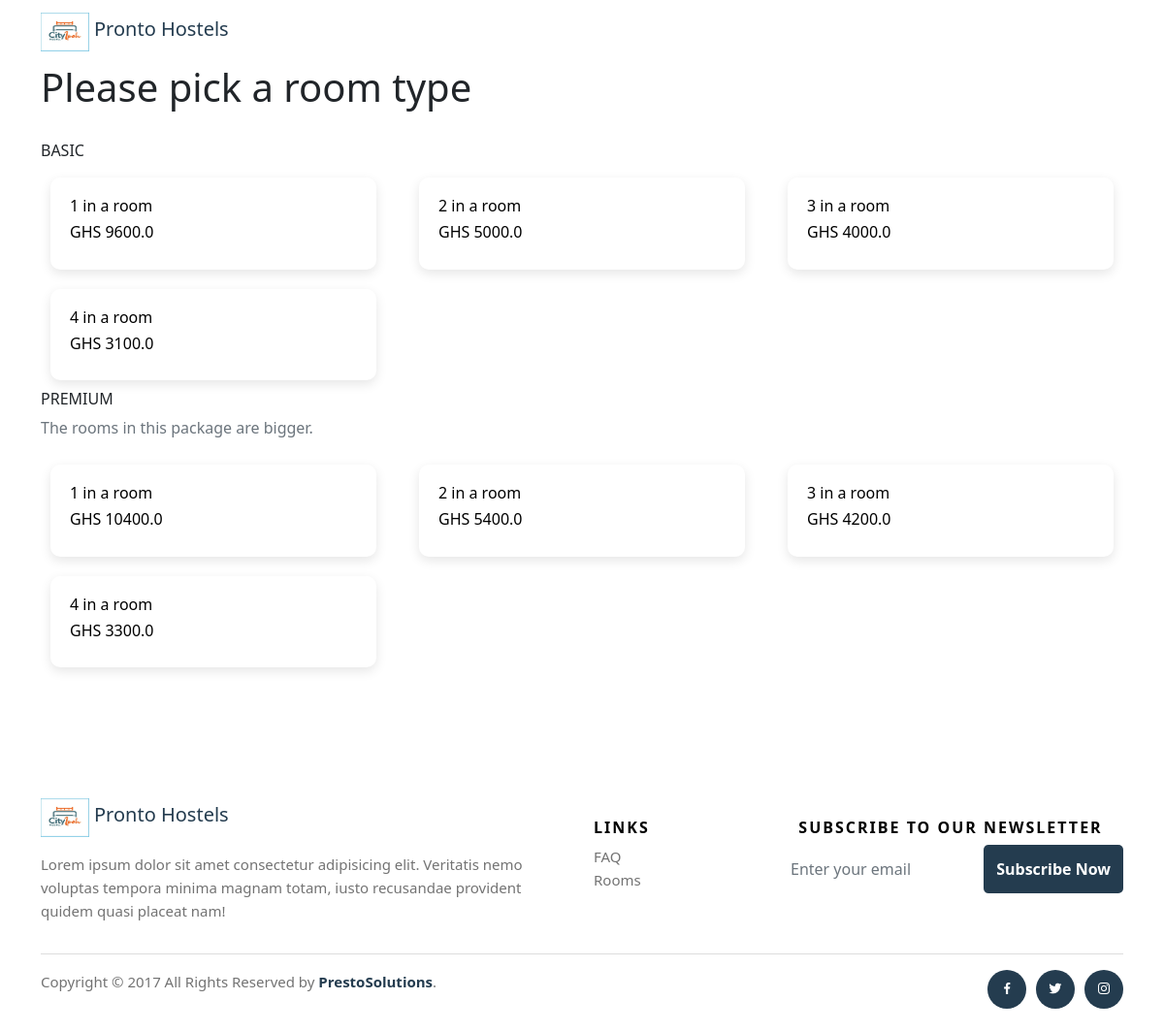
The app's page /roomtype with its own data.
### app.py (models this page shows)
class RoomType(db.Model):
    id = db.Column(db.Integer, primary_key=True)
    name = db.Column(db.String(), nullable=True)
    range = db.Column(db.String(), nullable=True)
    basic = db.Column(db.Float(), nullable=True)
    premium = db.Column(db.Float(), nullable=True)
    space = db.Column(db.Boolean(), default=True)

### app.py (the view)
@app.route('/roomtype', methods=['GET', 'POST'])
def roomtype():
    roomtype = RoomType.query.all()
    return render_template('roomtype.html', roomtype=roomtype)

### templates/roomtype.html
{% extends "layout.html" %}
{% block body %}
<div class="container">
    <h1>Please pick a room type</h1>
    <br/>
    <div>
        <div class="row">
            <h6>BASIC</h6>
            {% for r in roomtype %}
                <div class="col-md-4">
                    <a style="text-decoration: none;" href="{{url_for("location", roomtype=r.name, tier=r.basic)}}">
                        <div class="answerCard" style="color:black">
                            <div>
                                <h6>{{r.name}} in a room</h6>
                                <h6>GHS {{r.basic}} </h6>
                            </div>
                        </div>
                    </a>
                </div>
            {% endfor %}
            <h6>PREMIUM</h6>
            <p class="text-muted">The rooms in this package are bigger.</p>
            {% for r in roomtype %}
                <div class="col-md-4">
                    <a style="text-decoration: none;" href="{{url_for("location", roomtype=r.name, tier=r.premium)}}">
                        <div class="answerCard" style="color:black">
                            <div>
                                <h6>{{r.name}} in a room </h6>
                                <h6>GHS {{r.premium}} </h6>
                            </div>
                        </div>
                    </a>
                </div>
            {% endfor %}
        </div>
    </div>
</div>
{% endblock %}

### static/css/style.css (style rules this page uses)
h6 { margin-bottom: 0; }
a { text-decoration: none; color: #000; }
.answerCard { display: flex; padding: 20px; margin:10px; border: 1px solid rgb(209, 209, 209); border-radius: 10px; box-shadow: rgba(0, 0, 0, 0.1) 0px 4px 12px; border: none; cursor: pointer; }

### records on screen
RoomType: name "1", basic "9600.0", premium "10400.0"
RoomType: name "2", basic "5000.0", premium "5400.0"
RoomType: name "3", basic "4000.0", premium "4200.0"
RoomType: name "4", basic "3100.0", premium "3300.0"
